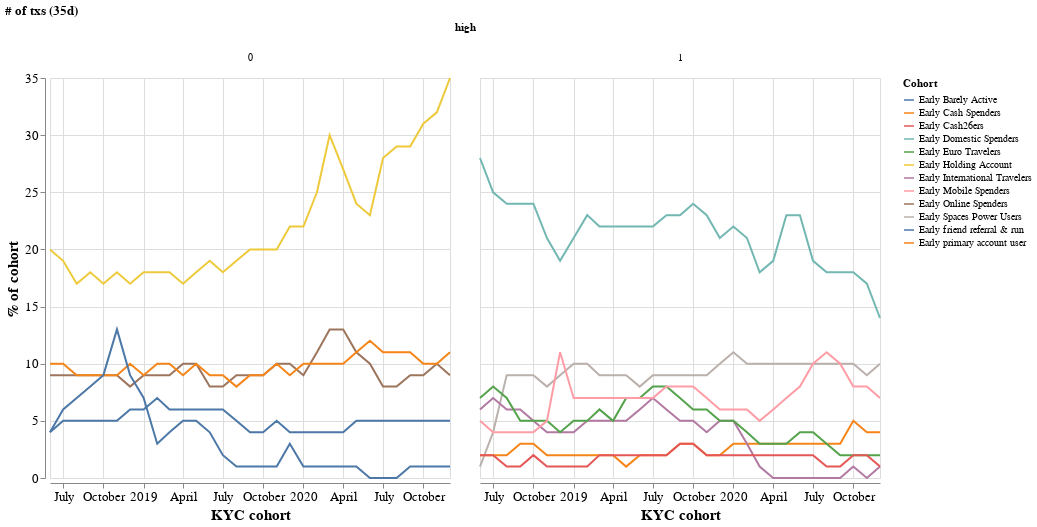

Here is the notebook cell this chart was saved with:
### Markdown cell above
## User behaviour over time.

### Code cell
df = pd.read_csv(path)

di = {
    "E1": "Early Spaces Power Users",
    "E2": "Early International Travelers",
    "E3": "Early Euro Travelers",
    "E5": "Early Domestic Spenders",
    "E4": "Early Cash26ers",
    "E6": "Early Mobile Spenders",
    "E7": "Early Online Spenders",
    "E8": "Early Barely Active",
    "E9": "Early Cash Spenders",
    "E10": "Early Holding Account",
    "E11": "Early friend referral & run",
    "E12": "Early primary account user",
}

rank = {
    "Early primary account user": 0,
    "Early Spaces Power Users": 1,
    "Early International Travelers": 2,
    "Early Euro Travelers": 3,
    "Early Cash26ers": 4,
    "Early Domestic Spenders": 5,
    "Early Mobile Spenders": 6,
    "Early Online Spenders": 7,
    "Early Barely Active": 8,
    "Early Cash Spenders": 9,
    "Early Holding Account": 10,
    "Early friend referral & run": 11,
}

high = {
    "Early primary account user": 1,
    "Early Spaces Power Users": 1,
    "Early International Travelers": 1,
    "Early Euro Travelers": 1,
    "Early Cash26ers": 1,
    "Early Domestic Spenders": 1,
    "Early Mobile Spenders": 1,
    "Early Online Spenders": 0,
    "Early Barely Active": 0,
    "Early Cash Spenders": 0,
    "Early Holding Account": 0,
    "Early friend referral & run": 0,
}


df["cluster_new"] = df["cluster_new"].map(di).fillna(df["cluster_new"])
df["rank"] = df["cluster_new"].map(rank)
df["high"] = df["cluster_new"].map(high)

df = (
    df.groupby(["cluster_new", "high", "rank", "kycc_cohort"])["user_id"]
    .agg("nunique")
    .reset_index()
)

df["perc"] = round(
    100 * df["user_id"] / df.groupby(["kycc_cohort"])["user_id"].transform("sum")
)

df = df.sort_values(by=["rank"], ascending=True)

# Configure common options
alt.Chart(df).mark_line().encode(
    x=alt.X("kycc_cohort:T", axis=alt.Axis(title="KYC cohort")),
    y=alt.Y("perc:Q", axis=alt.Axis(title="% of cohort")),
    color=alt.Color("cluster_new:N", legend=alt.Legend(title="Cohort")),
    column="high:N",
).properties(width=400, height=400, title="# of txs (35d)").configure_axis(
    labelFontSize=13, titleFontSize=15
)

### Figure 1 — Vega-Lite specification as saved in the notebook (floating-point values rounded to 4 significant figures; data arrays with more than 128 entries replaced by an {"elided": "..."} marker saying what was removed)
{"config": {"view": {"continuousWidth": 400, "continuousHeight": 300}, "axis": {"labelFontSize": 13, "titleFontSize": 15}}, "data": {"name": "data-68acff8e2406e3c0ebde0a72af9649ad"}, "mark": "line", "encoding": {"color": {"type": "nominal", "field": "cluster_new", "legend": {"title": "Cohort"}}, "column": {"type": "nominal", "field": "high"}, "x": {"type": "temporal", "axis": {"title": "KYC cohort"}, "field": "kycc_cohort"}, "y": {"type": "quantitative", "axis": {"title": "% of cohort"}, "field": "perc"}}, "height": 400, "title": "# of txs (35d)", "width": 400, "$schema": "https://vega.github.io/schema/vega-lite/v4.8.1.json", "datasets": {"data-68acff8e2406e3c0ebde0a72af9649ad": {"elided": "372 records"}}}
